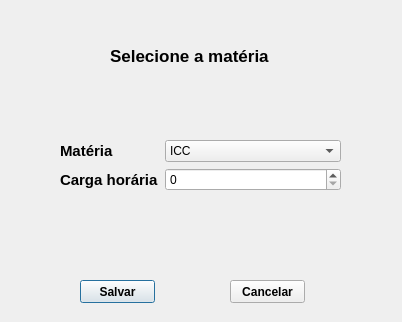
<?xml version="1.0" encoding="UTF-8"?>
<ui version="4.0">
 <class>tela5</class>
 <widget class="QDialog" name="tela5">
  <property name="geometry">
   <rect>
    <x>0</x>
    <y>0</y>
    <width>402</width>
    <height>322</height>
   </rect>
  </property>
  <property name="windowTitle">
   <string>Dialog</string>
  </property>
  <widget class="QLabel" name="label">
   <property name="geometry">
    <rect>
     <x>110</x>
     <y>40</y>
     <width>211</width>
     <height>31</height>
    </rect>
   </property>
   <property name="font">
    <font>
     <pointsize>13</pointsize>
     <weight>75</weight>
     <bold>true</bold>
    </font>
   </property>
   <property name="text">
    <string>Selecione a matéria</string>
   </property>
  </widget>
  <widget class="QPushButton" name="pushButton">
   <property name="geometry">
    <rect>
     <x>80</x>
     <y>280</y>
     <width>75</width>
     <height>23</height>
    </rect>
   </property>
   <property name="font">
    <font>
     <weight>75</weight>
     <bold>true</bold>
    </font>
   </property>
   <property name="text">
    <string>Salvar</string>
   </property>
  </widget>
  <widget class="QPushButton" name="pushButton_2">
   <property name="geometry">
    <rect>
     <x>230</x>
     <y>280</y>
     <width>75</width>
     <height>23</height>
    </rect>
   </property>
   <property name="font">
    <font>
     <weight>75</weight>
     <bold>true</bold>
    </font>
   </property>
   <property name="text">
    <string>Cancelar</string>
   </property>
  </widget>
  <widget class="QWidget" name="formLayoutWidget">
   <property name="geometry">
    <rect>
     <x>60</x>
     <y>140</y>
     <width>281</width>
     <height>101</height>
    </rect>
   </property>
   <layout class="QFormLayout" name="formLayout">
    <item row="0" column="0">
     <widget class="QLabel" name="label_2">
      <property name="font">
       <font>
        <pointsize>11</pointsize>
        <weight>75</weight>
        <bold>true</bold>
       </font>
      </property>
      <property name="text">
       <string>Matéria</string>
      </property>
     </widget>
    </item>
    <item row="0" column="1">
     <widget class="QComboBox" name="comboBox_2">
      <item>
       <property name="text">
        <string>ICC</string>
       </property>
      </item>
      <item>
       <property name="text">
        <string>CIrcuitos DIgitais</string>
       </property>
      </item>
      <item>
       <property name="text">
        <string>Estrutura de dados</string>
       </property>
      </item>
      <item>
       <property name="text">
        <string>Métodos formais</string>
       </property>
      </item>
      <item>
       <property name="text">
        <string>POO</string>
       </property>
      </item>
      <item>
       <property name="text">
        <string>Programação estruturada</string>
       </property>
      </item>
      <item>
       <property name="text">
        <string>Téoria da computação</string>
       </property>
      </item>
     </widget>
    </item>
    <item row="1" column="1">
     <widget class="QSpinBox" name="spinBox"/>
    </item>
    <item row="1" column="0">
     <widget class="QLabel" name="label_3">
      <property name="font">
       <font>
        <pointsize>11</pointsize>
        <weight>75</weight>
        <bold>true</bold>
       </font>
      </property>
      <property name="text">
       <string>Carga horária</string>
      </property>
     </widget>
    </item>
   </layout>
  </widget>
 </widget>
 <resources/>
 <connections/>
</ui>
